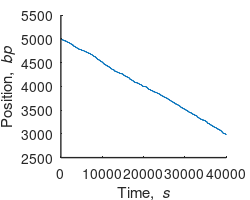

Here is the MATLAB script that generated this plot:
function SimulateData

% PARAMETERS AND INITIALIZATION
k = 5.0;                      % rate (in "real units", s^-1)      %??? why this rate (supposedly the rate of the step is once every 0.5 seconds)
dt = 0.04;                    % simulation dt, make small such that k*dt < 0.2      % why this dt? (you want to sample once every 0.1 seconds if it gave one step)
nTimeSteps = 10000;           % number of dt steps to simulate
r1 = rand(1,nTimeSteps);      % random number for monte carlo
timeStep = nan(1,nTimeSteps); % simulation time steps where steps occur
                              % (pre-allocate r1 and timeStep for speed)
Pos=5000;                        % Initial position   
Stepsize=2.5;                 % Size of the motor's step 
kT=4.11;                      % Boltzman constant (pN.nm)    
kappa=0.3;                    % Stiffness of the trap (nm/pN) 



% SIMULATION
s = 0;                        % number of steps taken
t = 1;                        % simulation time points, matlab arrays start at 1
Noise = 0;                    % Initializing noise parameter   
ATPs=0;                       % Initializing number of ATP molecules 
NoSteps = 0;                  % Number of Steps to be taken by the motor

while t < nTimeSteps,
    Noise = normrnd(0,sqrt(kT*kappa),1); % Generating noise random value 
    PosVec(t)=Pos + Noise;    % Especifying position and adding noise                
    TimeVec(t)=(t*dt)*100;    % Generating time vector to plot 
    if r1(1,t) < k*dt*(1-(k*dt))% if the random number is small than this value (lambda*time - lambda*time^2) 
        ATPs=ATPs+1  ;          
        if ATPs == 5 ;         % Stepping Only happens when 5 molecules bind ATP
            NoSteps=ceil(4*rand(1)); % One two three and four subunits can take the step at the same time
            s = s + 1;            % take a step
            Pos=Pos-Stepsize*NoSteps;   % Increment the position by four step sizes a total of 10 bp per time
            timeStep(s) = t;      % mark the simulation time the step happened
            ATPs=0;
        end
    end
    t = t + 1;                % increase simulation time
end

close all;
hfig = 1;
figure(hfig); clf;
plot(TimeVec,PosVec,'-');
fontSize = 10;
set(gca,'fontsize',fontSize);
set(gca,'linewidth',1);
set(gca,'layer','top');
box off;
set(hfig, 'PaperSize', [3 2.5]);
set(hfig, 'PaperPosition', [0.25 0.25 2.5 2]);
ylabel('Position, {\it bp}')
xlabel('Time, {\it s}');